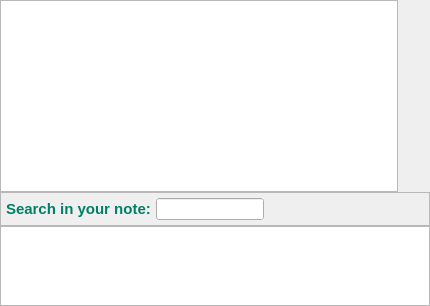
      <widget class="QWidget" name="note">
       <layout class="QVBoxLayout" name="verticalLayout_9">
        <property name="spacing">
         <number>0</number>
        </property>
        <property name="leftMargin">
         <number>0</number>
        </property>
        <property name="topMargin">
         <number>0</number>
        </property>
        <property name="rightMargin">
         <number>0</number>
        </property>
        <property name="bottomMargin">
         <number>0</number>
        </property>
        <item>
         <widget class="QWidget" name="widget_note" native="true">
          <layout class="QVBoxLayout" name="verticalLayout_5">
           <property name="spacing">
            <number>0</number>
           </property>
           <property name="leftMargin">
            <number>0</number>
           </property>
           <property name="topMargin">
            <number>0</number>
           </property>
           <property name="rightMargin">
            <number>0</number>
           </property>
           <property name="bottomMargin">
            <number>0</number>
           </property>
           <item>
            <layout class="QHBoxLayout" name="horizontalLayout_Note">
             <property name="spacing">
              <number>0</number>
             </property>
             <item>
              <widget class="QTextBrowser" name="textBrowser_Note">
               <property name="cursor" stdset="0">
                <cursorShape>IBeamCursor</cursorShape>
               </property>
               <property name="mouseTracking">
                <bool>true</bool>
               </property>
               <property name="autoFillBackground">
                <bool>false</bool>
               </property>
               <property name="styleSheet">
                <string notr="true"/>
               </property>
               <property name="readOnly">
                <bool>false</bool>
               </property>
               <property name="textInteractionFlags">
                <set>Qt::LinksAccessibleByKeyboard|Qt::LinksAccessibleByMouse|Qt::TextBrowserInteraction|Qt::TextEditable|Qt::TextEditorInteraction|Qt::TextSelectableByKeyboard|Qt::TextSelectableByMouse</set>
               </property>
               <property name="openExternalLinks">
                <bool>true</bool>
               </property>
               <property name="openLinks">
                <bool>true</bool>
               </property>
              </widget>
             </item>
             <item>
              <widget class="QFrame" name="frame_NoteMinimap">
               <property name="minimumSize">
                <size>
                 <width>32</width>
                 <height>0</height>
                </size>
               </property>
               <property name="layoutDirection">
                <enum>Qt::RightToLeft</enum>
               </property>
               <property name="frameShape">
                <enum>QFrame::NoFrame</enum>
               </property>
               <property name="frameShadow">
                <enum>QFrame::Raised</enum>
               </property>
               <layout class="QHBoxLayout" name="horizontalLayout">
                <property name="spacing">
                 <number>0</number>
                </property>
                <property name="leftMargin">
                 <number>0</number>
                </property>
                <property name="topMargin">
                 <number>0</number>
                </property>
                <property name="rightMargin">
                 <number>0</number>
                </property>
                <property name="bottomMargin">
                 <number>0</number>
                </property>
                <item>
                 <widget class="QWidget" name="widget_toolbar" native="true">
                  <property name="autoFillBackground">
                   <bool>false</bool>
                  </property>
                 </widget>
                </item>
                <item>
                 <widget class="QWidget" name="widget_minimap" native="true">
                  <property name="minimumSize">
                   <size>
                    <width>5</width>
                    <height>0</height>
                   </size>
                  </property>
                 </widget>
                </item>
               </layout>
              </widget>
             </item>
            </layout>
           </item>
           <item>
            <widget class="QFrame" name="frameSearchInNote">
             <property name="frameShape">
              <enum>QFrame::StyledPanel</enum>
             </property>
             <property name="frameShadow">
              <enum>QFrame::Raised</enum>
             </property>
             <layout class="QHBoxLayout" name="horizontalLayout_3">
              <property name="spacing">
               <number>5</number>
              </property>
              <property name="leftMargin">
               <number>5</number>
              </property>
              <property name="topMargin">
               <number>5</number>
              </property>
              <property name="rightMargin">
               <number>5</number>
              </property>
              <property name="bottomMargin">
               <number>5</number>
              </property>
              <item>
               <widget class="QLabel" name="label_3">
                <property name="font">
                 <font>
                  <pointsize>12</pointsize>
                  <weight>75</weight>
                  <bold>true</bold>
                 </font>
                </property>
                <property name="text">
                 <string>&lt;html&gt;&lt;head/&gt;&lt;body&gt;&lt;p&gt;&lt;span style=&quot; font-size:11pt; color:#008066;&quot;&gt;Search in your note:&lt;/span&gt;&lt;/p&gt;&lt;/body&gt;&lt;/html&gt;</string>
                </property>
               </widget>
              </item>
              <item>
               <widget class="QLineEdit" name="lineTextToFind">
                <property name="autoFillBackground">
                 <bool>true</bool>
                </property>
               </widget>
              </item>
              <item>
               <spacer name="horizontalSpacer_4">
                <property name="orientation">
                 <enum>Qt::Horizontal</enum>
                </property>
                <property name="sizeHint" stdset="0">
                 <size>
                  <width>40</width>
                  <height>20</height>
                 </size>
                </property>
               </spacer>
              </item>
              <item>
               <spacer name="horizontalSpacer_6">
                <property name="orientation">
                 <enum>Qt::Horizontal</enum>
                </property>
                <property name="sizeHint" stdset="0">
                 <size>
                  <width>40</width>
                  <height>20</height>
                 </size>
                </property>
               </spacer>
              </item>
              <item>
               <spacer name="horizontalSpacer_3">
                <property name="orientation">
                 <enum>Qt::Horizontal</enum>
                </property>
                <property name="sizeHint" stdset="0">
                 <size>
                  <width>40</width>
                  <height>20</height>
                 </size>
                </property>
               </spacer>
              </item>
              <item>
               <spacer name="horizontalSpacer_2">
                <property name="orientation">
                 <enum>Qt::Horizontal</enum>
                </property>
                <property name="sizeHint" stdset="0">
                 <size>
                  <width>40</width>
                  <height>20</height>
                 </size>
                </property>
               </spacer>
              </item>
             </layout>
            </widget>
           </item>
          </layout>
         </widget>
        </item>
        <item>
         <widget class="QPlainTextEdit" name="plainTextEdit_Note_Ntml_Source">
          <property name="maximumSize">
           <size>
            <width>16777215</width>
            <height>80</height>
           </size>
          </property>
         </widget>
        </item>
       </layout>
      </widget>
